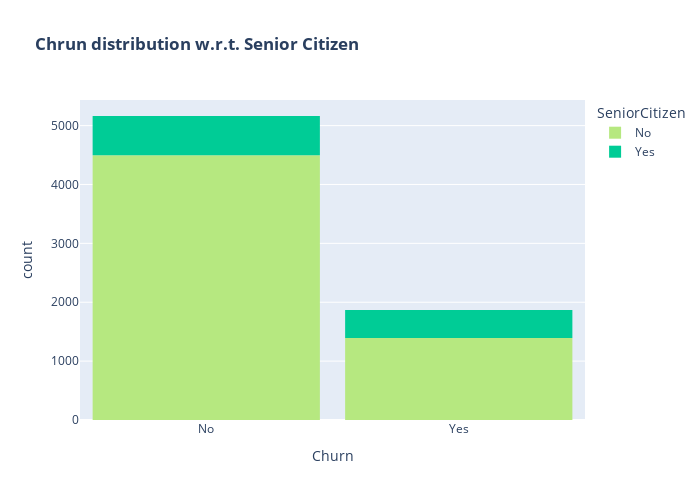

Write notebook code for a chart like this one.
### Code cell
color_map = {"Yes": '#00CC96', "No": '#B6E880'}
fig = px.histogram(data, x="Churn", color="SeniorCitizen", title="<b>Chrun distribution w.r.t. Senior Citizen</b>", color_discrete_map=color_map)
fig.update_layout(width=700, height=500, bargap=0.1)
fig.show()

### Figure 1 — Plotly figure (JSON) as saved in the notebook; plotly's stock layout.template omitted (floating-point values rounded to 4 significant figures; data arrays with more than 128 entries replaced by an {"elided": "..."} marker saying what was removed)
{"data": [{"alignmentgroup": "True", "bingroup": "x", "hovertemplate": "SeniorCitizen=No<br>Churn=%{x}<br>count=%{y}<extra></extra>", "legendgroup": "No", "marker": {"color": "#B6E880", "pattern": {"shape": ""}}, "name": "No", "offsetgroup": "No", "orientation": "v", "showlegend": true, "type": "histogram", "x": {"elided": "5890 str values"}, "xaxis": "x", "yaxis": "y"}, {"alignmentgroup": "True", "bingroup": "x", "hovertemplate": "SeniorCitizen=Yes<br>Churn=%{x}<br>count=%{y}<extra></extra>", "legendgroup": "Yes", "marker": {"color": "#00CC96", "pattern": {"shape": ""}}, "name": "Yes", "offsetgroup": "Yes", "orientation": "v", "showlegend": true, "type": "histogram", "x": {"elided": "1142 str values"}, "xaxis": "x", "yaxis": "y"}], "layout": {"bargap": 0.1, "barmode": "relative", "height": 500, "legend": {"title": {"text": "SeniorCitizen"}, "tracegroupgap": 0}, "title": {"text": "<b>Chrun distribution w.r.t. Senior Citizen</b>"}, "width": 700, "xaxis": {"anchor": "y", "domain": [0, 1], "title": {"text": "Churn"}}, "yaxis": {"anchor": "x", "domain": [0, 1], "title": {"text": "count"}}}}
